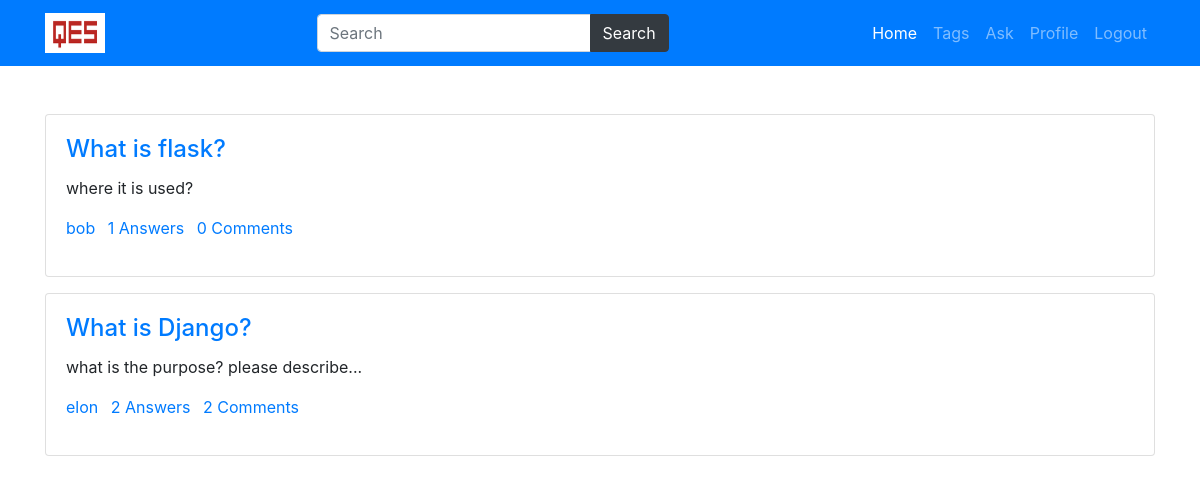
/tag/python (signed in), run on the app's committed database.
### main/models.py (models this page shows, shortened)
class Question(models.Model):
    user=models.ForeignKey(User,on_delete=models.CASCADE)
    title=models.CharField(max_length=300)
    detail=models.TextField()
    tags=models.TextField(default='')
    add_time=models.DateTimeField(auto_now_add=True)

### main/views.py (the view)
# urls.py: path('tag/<str:tag>',views.tag,name='tag'),
def tag(request,tag):
    quests=Question.objects.annotate(total_comments=Count('answer__comment')).filter(tags__icontains=tag).order_by('-id')
    paginator=Paginator(quests,3)
    page_num=request.GET.get('page',1)
    quests=paginator.page(page_num)
    return render(request,'tag.html',{'quests':quests,'tag':tag})

### main/templates/tag.html (shortened to what this page needs)
{% extends 'base.html' %}
{% load static %}
{% load humanize %}
{% block content %}
    <div class="container py-5">
        {% for quest in quests %}
        <div class="card mb-3">
            <div class="card-body">
                <h4 class="card-title"><a href="/detail/{{quest.id}}">{{quest.title}}</a></h4>
                <p class="card-text">{{quest.detail}}</p>
                <p>
                    <a href="#" class="mr-2">{{quest.user.username}}</a>
                    <a href="#" class="mr-2">{{quest.answer_set.count}} Answers</a>
                    <a href="#" class="mr-2">{{quest.total_comments}} Comments</a>
                </p>
            </div>
        </div>
        {% endfor %}
    </div>
{% endblock %}

### data on the page
Question: title "What is flask?", detail "where it is used?", user.username "bob", answer_set.count "1", total_comments "0"
Question: title "What is Django?", detail "what is the purpose? please describe...", user.username "elon", answer_set.count "2", total_comments "2"
